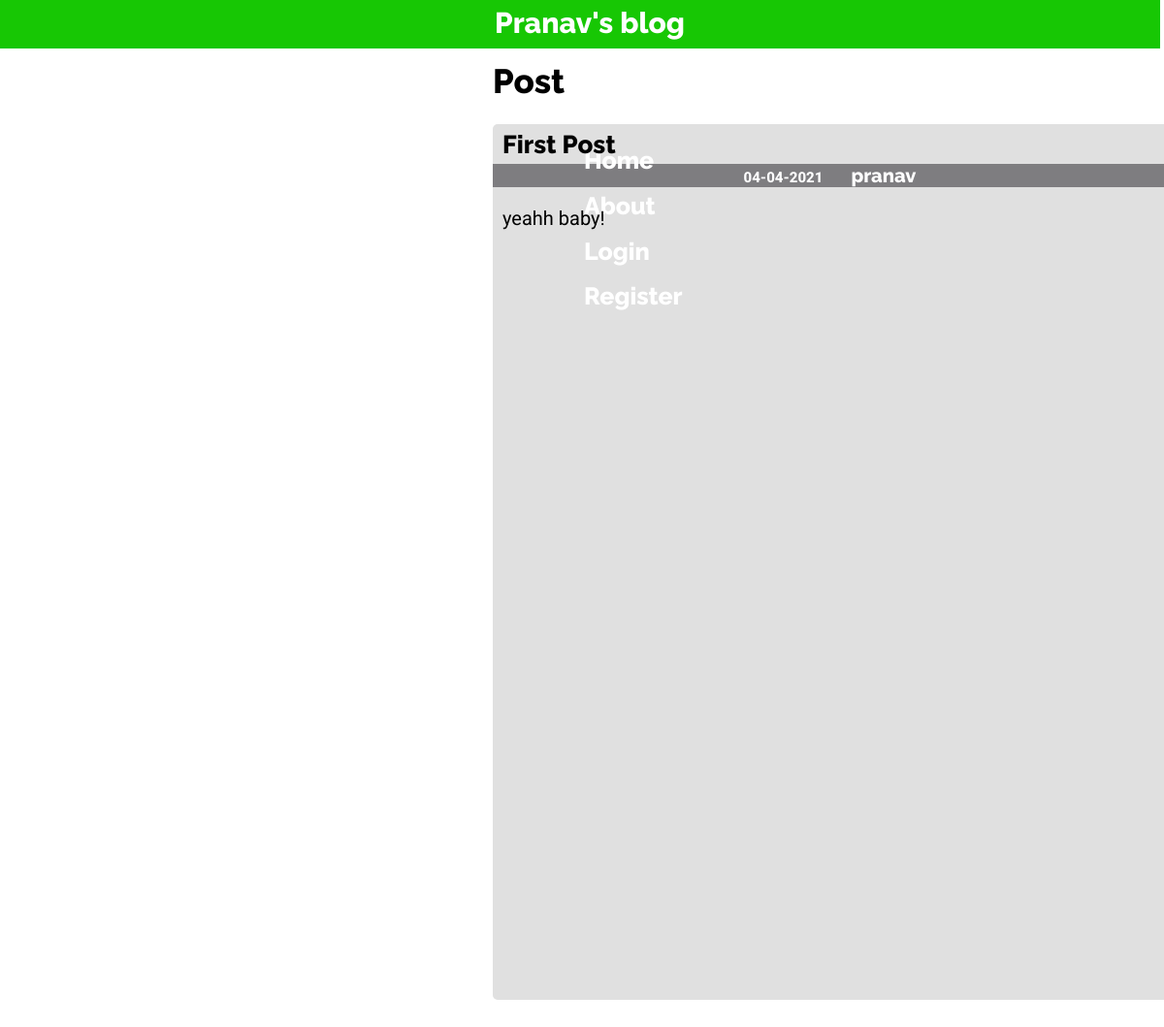
The page /pranav/post/1 on the database as committed earlier.
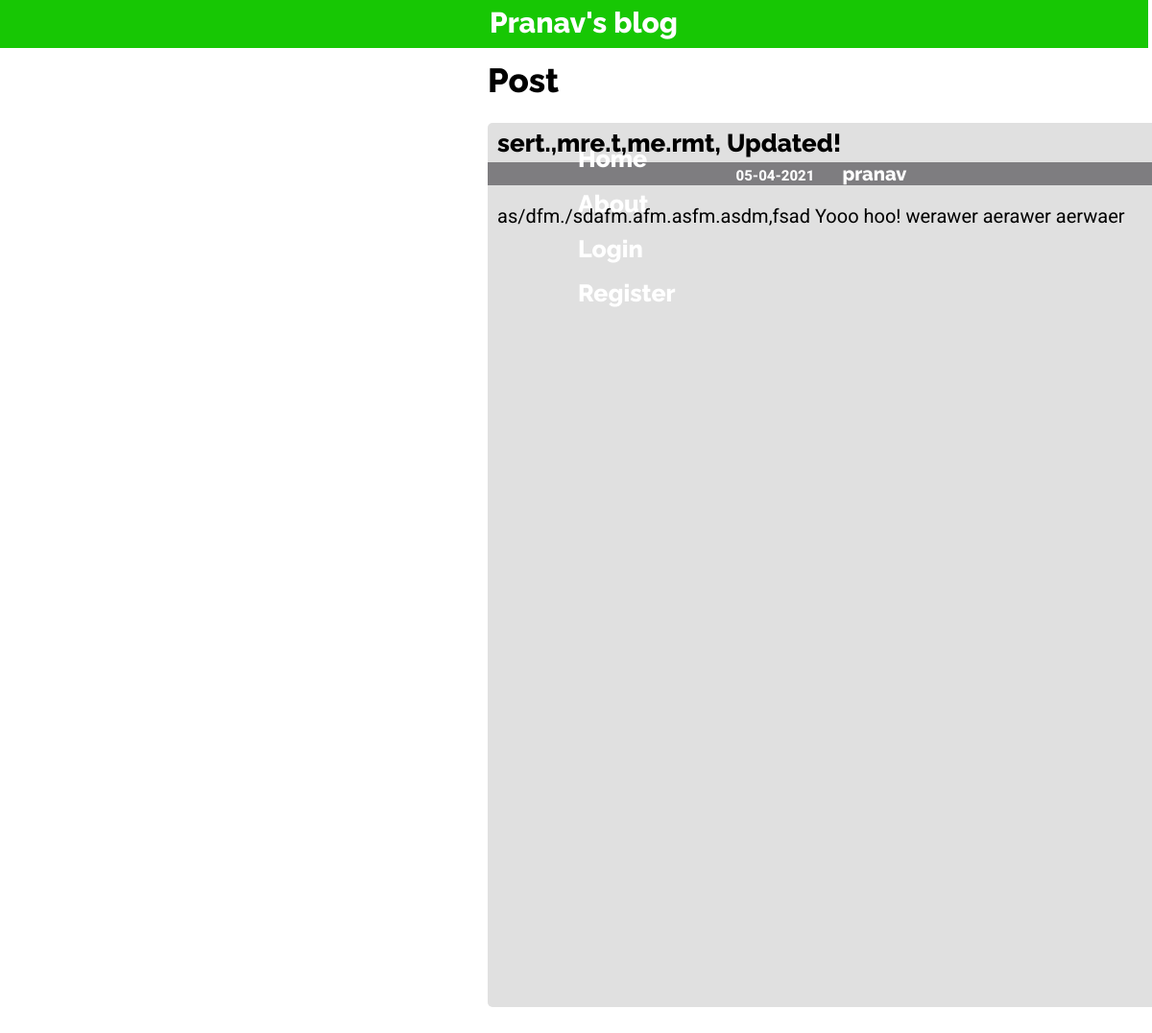
The same page on the database as committed later.
### flaskblog/models.py (models this page shows, shortened)
class Post(db.Model):
    id = db.Column(db.Integer,primary_key=True)
    date = db.Column(db.DateTime,nullable=False,default=dt.datetime.utcnow)
    title = db.Column(db.String(35),nullable=False)
    content = db.Column(db.Text,nullable=False)
    user_id = db.Column(db.Integer,db.ForeignKey('user.id'),nullable=False)

### flaskblog/routes.py (the view)
@app.route("/<username>/post/<id>")
def post_page(username,id):
    post = Post.query.filter_by(id=id).first()
    post_div_length = ((len(post.content)/3000)+1)*900
    return render_template("post_page.html",title="Post",post=post,post_div_length=post_div_length)

### flaskblog/templates/post_page.html (shortened to what this page needs)
{% extends "layout.html" %}
{% block content %}
  <h1 style="margin-left:500px;">Post</h1>
  <div class="post" style="margin-top:0px;height:{{ post_div_length }}px;width:700px;">
    <div style="height:1px;"></div>
    <h1 style="margin-top:5px;margin-bottom:25px;font-size:26px;">{{ post.title }}</h1>
    <div style="text-align:center;background-color:#7e7d80;color:white;">
      <h2 style="display:inline;margin-right:15px;font-family:'Roboto',sans-serif;font-size:15px;">{{ post.date.strftime('%d-%m-%Y') }}</h2>
      <h2 style="display:inline;margin-right:15px;">{{ post.author.username }}</h2>
    </div>
    <article><h3 style="font-family:'Roboto',sans-serif;font-weight:normal;">{{ post.content | safe }}</h3></article>
  </div>
{% endblock content %}

Rows that differ between the two databases and show on the page:
changed Post: title "First Post" → "sert.,mre.t,me.rmt, Updated!"; date "04-04-2021" → "05-04-2021"; content "yeahh baby!" → "as/dfm./sdafm.afm.asfm.asdm,fsad Yooo hoo! werawer aerawer aerwaer"
Other text that changed with them:
{{ post_div_length }}: 903.3000000000001 → 920.6999999999999 (drawn)
